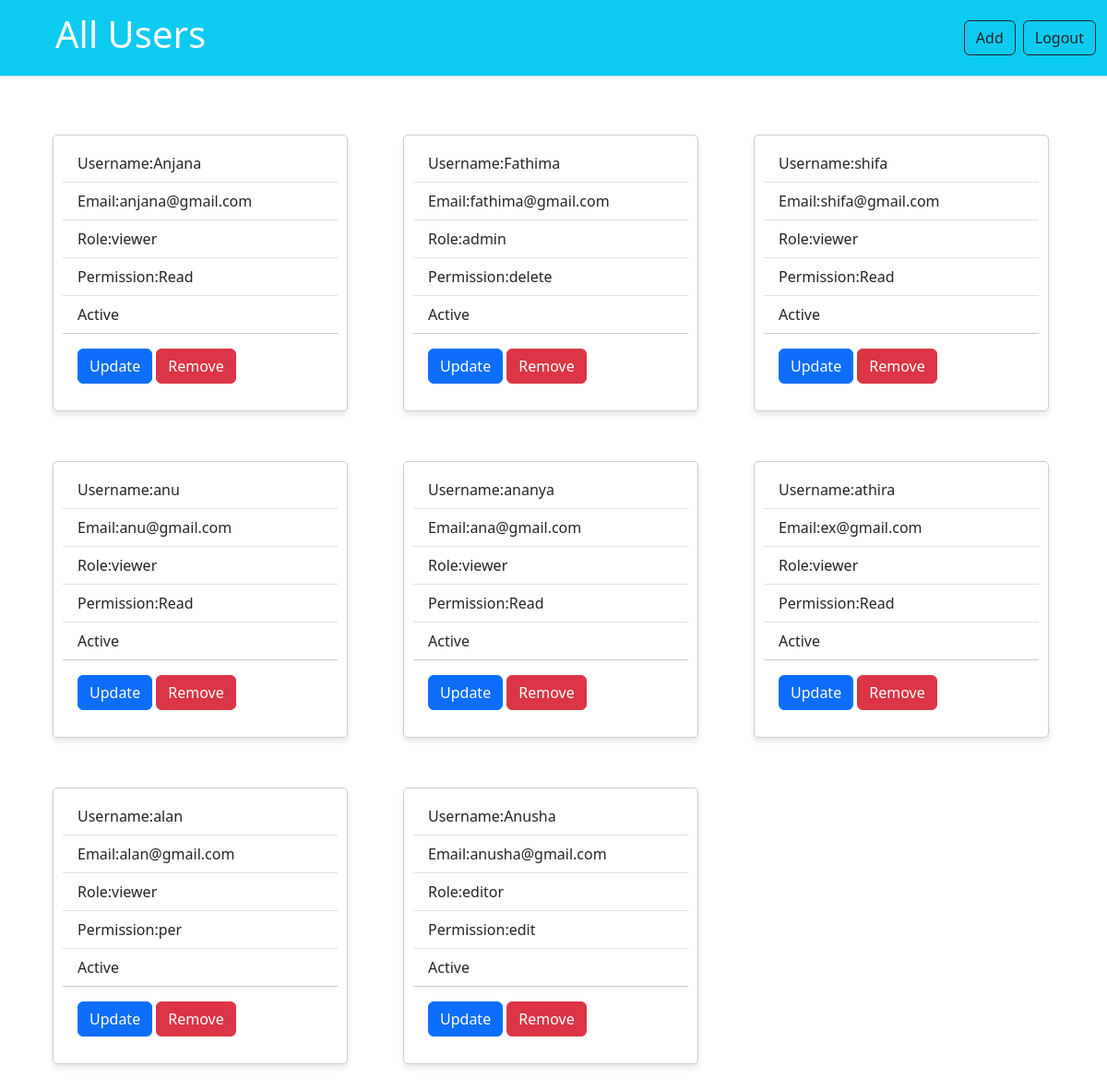
/index, run on the app's committed database.
### RBAC/users/models.py (models this page shows, shortened)
class User(models.Model):
    username = models.CharField(max_length=50, unique=True)
    email = models.EmailField(unique=True,default="ex@gmail.com")
    roles = models.CharField(max_length=200, default="User")
    is_active = models.BooleanField(default=True)
    permissions = models.CharField(max_length=200, default="per")

### RBAC/users/views.py (the view, shortened to what this page needs)
# urls.py: path("index",views.IndexView.as_view(),name="index"),
class IndexView(CreateView,ListView):
    template_name="index.html"
    form_class=UserProfileForm
    model=User
    context_object_name="data"

### RBAC/users/templates/index.html (shortened to what this page needs)
 <!DOCTYPE html>
 <html lang="en">
 <head>
     <link href="https://cdn.jsdelivr.net/npm/bootstrap@5.3.2/dist/css/bootstrap.min.css" rel="stylesheet">
 </head>
 <body style="background-color:white;">
     <nav class="navbar bg-info border-bottom border-body">
         <div class="container-fluid">
             <a class="navbar-brand text-white mx-5"><h1>All Users</h1></a>
             <div class="ms-auto d-flex">
                 <a href="{% url 'item-create' %}" class="btn btn-outline-dark me-2">Add</a>
                 <a href="{% url 'signout' %}" class="btn btn-outline-dark">Logout</a>
             </div>
         </div>
     </nav>
     <div class="container mt-5">
         <div class="row">
             {% for user in data %}
             <div class="col-md-4 mb-4">
                 <div class="card" style="width: 20rem;">
                     <ul class="list-group list-group-flush">
                         <li class="list-group-item">Username:{{ user.username }}</li>
                         <li class="list-group-item">Email:{{ user.email }}</li>
                         <li class="list-group-item">Role:{{ user.roles}}</li>
                         <li class="list-group-item">Permission:{{ user.permissions }}</li>
                         <li class="list-group-item">{{ user.is_active|yesno:"Active,Inactive" }}</li>
                     </ul>
                     <div class="card-body">
                         <a href="{% url 'rbac-update' user.id %}" class="btn btn-primary">Update</a>
                         <a href="{% url 'rbac-delete' user.id %}" class="btn btn-danger">Remove</a>
                     </div>
                 </div>
             </div>
             {% endfor %}
         </div>
     </div>
 </body>
 </html>

### RBAC/users/templates/index.html (style rules this page uses)
.card { width: 880px; height: 300px; margin: 15px; border: 1px solid #ccc; border-radius: 5px; box-shadow: 0px 4px 6px rgba(0, 0, 0, 0.1); padding: 10px; }

### data on the page
User: username "Anjana", email "anjana@gmail.com", roles "viewer", permissions "Read", is_active "Active"
User: username "Fathima", email "fathima@gmail.com", roles "admin", permissions "delete", is_active "Active"
User: username "shifa", email "shifa@gmail.com", roles "viewer", permissions "Read", is_active "Active"
User: username "anu", email "anu@gmail.com", roles "viewer", permissions "Read", is_active "Active"
User: username "ananya", email "ana@gmail.com", roles "viewer", permissions "Read", is_active "Active"
User: username "athira", email "ex@gmail.com", roles "viewer", permissions "Read", is_active "Active"
User: username "alan", email "alan@gmail.com", roles "viewer", permissions "per", is_active "Active"
User: username "Anusha", email "anusha@gmail.com", roles "editor", permissions "edit", is_active "Active"
